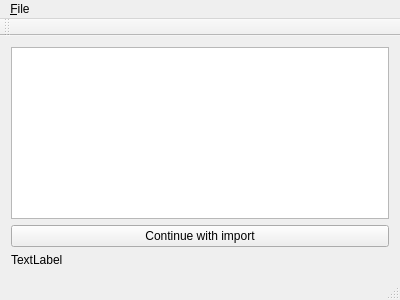
<?xml version="1.0" encoding="UTF-8"?>
<ui version="4.0">
 <class>CsvReader</class>
 <widget class="QMainWindow" name="CsvReader">
  <property name="geometry">
   <rect>
    <x>0</x>
    <y>0</y>
    <width>400</width>
    <height>300</height>
   </rect>
  </property>
  <property name="windowTitle">
   <string>CsvReader</string>
  </property>
  <widget class="QWidget" name="centralWidget">
   <layout class="QGridLayout" name="gridLayout">
    <item row="0" column="0">
     <widget class="QTableView" name="tableView"/>
    </item>
    <item row="2" column="0">
     <widget class="QLabel" name="label">
      <property name="text">
       <string>TextLabel</string>
      </property>
     </widget>
    </item>
    <item row="1" column="0">
     <widget class="QPushButton" name="pushButton">
      <property name="text">
       <string>Continue with import</string>
      </property>
     </widget>
    </item>
   </layout>
  </widget>
  <widget class="QMenuBar" name="menuBar">
   <property name="geometry">
    <rect>
     <x>0</x>
     <y>0</y>
     <width>400</width>
     <height>26</height>
    </rect>
   </property>
   <widget class="QMenu" name="menu_File">
    <property name="title">
     <string>&amp;File</string>
    </property>
    <addaction name="action_Open"/>
   </widget>
   <addaction name="menu_File"/>
  </widget>
  <widget class="QToolBar" name="mainToolBar">
   <attribute name="toolBarArea">
    <enum>TopToolBarArea</enum>
   </attribute>
   <attribute name="toolBarBreak">
    <bool>false</bool>
   </attribute>
  </widget>
  <widget class="QStatusBar" name="statusBar"/>
  <action name="action_Open">
   <property name="text">
    <string>&amp;Open</string>
   </property>
  </action>
 </widget>
 <layoutdefault spacing="6" margin="11"/>
 <resources/>
 <connections/>
</ui>
